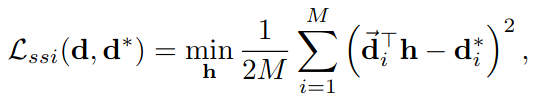
#> input picture ex07/code/img/AE.png, 538 x 102 px
$ python -i vis.py   (imports and definitions only)   (older library calls are emulated)
#> lines starting #> are read from the running program, lines starting #| are printed output that depends on the picture
import functools
import os

import matplotlib.pyplot as plt
import numpy as np
from PIL import Image, ImageDraw, ImageFont

_DEFAULT_FONT_SIZE = 10
_DEFAULT_FONT_PATH = '/tmp/OpenSans-Regular.ttf'
_DEFAULT_FONTS = {_DEFAULT_FONT_SIZE: ImageFont.truetype(_DEFAULT_FONT_PATH,
                                                         _DEFAULT_FONT_SIZE) if os.path.isfile(
        _DEFAULT_FONT_PATH) else None}
_DEFAULT_BBOX_COLOR = (238, 232, 213)
_DEFAULT_BBOX_STROKE = None
_DEFAULT_TEXT_COLOR = (0, 43, 54)
_DEFAULT_CMAP = 'jet'
_DEFAULT_MARKER_COLOR = (255, 0, 0)


def _get_default_font(size=None):
    if size is None:
        if _DEFAULT_FONT_SIZE not in _DEFAULT_FONTS:
            _DEFAULT_FONTS[_DEFAULT_FONT_SIZE] = ImageFont.truetype(_DEFAULT_FONT_PATH,
                                                                    _DEFAULT_FONT_SIZE) if os.path.isfile(
                    _DEFAULT_FONT_PATH) else None
        return _DEFAULT_FONTS[_DEFAULT_FONT_SIZE]
    else:
        return ImageFont.truetype(_DEFAULT_FONT_PATH, size) if os.path.isfile(
                _DEFAULT_FONT_PATH) else None


def _get_cmap(cmap_name):
    cmap = plt.get_cmap(cmap_name)
    return cmap


def _cmap_min_str(cmap_name):
    if cmap_name == 'plasma':
        return 'blue'
    elif cmap_name == 'jet':
        return 'blue'
    elif cmap_name == 'turbo':
        return 'purple'
    elif cmap_name == 'gray':
        return 'black'
    elif cmap_name == 'autumn':
        return 'red'
    elif cmap_name == 'cool':
        return 'blue'
    else:
        ''


def _cmap_max_str(cmap_name):
    if cmap_name == 'plasma':
        return 'yellow'
    elif cmap_name == 'jet':
        return 'red'
    elif cmap_name == 'turbo':
        return 'red'
    elif cmap_name == 'gray':
        return 'white'
    elif cmap_name == 'autumn':
        return 'yellow'
    elif cmap_name == 'cool':
        return 'pink'
    else:
        ''


def _get_marker_range_text(markers, marker_cmap):
    marker_range_text = None
    if markers:  # not None and not empty
        marker_cmap = _DEFAULT_CMAP if marker_cmap is None else marker_cmap
        use_marker_range = all(['score' in marker for marker in markers])
        with np.errstate(divide='ignore', invalid='ignore'):
            min_marker_score_text = np.nanmin(
                    [marker['score'] for marker in markers]) if use_marker_range else None
            max_marker_score_text = np.nanmax(
                    [marker['score'] for marker in markers]) if use_marker_range else None
        is_marker_score_constant = min_marker_score_text == max_marker_score_text if use_marker_range else None

        min_marker_color = _cmap_min_str(marker_cmap)
        max_marker_color = _cmap_max_str(marker_cmap)

        if is_marker_score_constant:
            marker_range_text = f"Markers: Constant: {min_marker_score_text:0.3f}"
        elif use_marker_range:
            marker_range_text = (f"Markers: Min ({min_marker_color}): {min_marker_score_text:0.3f} "
                                 f"Max ({max_marker_color}): {max_marker_score_text:0.3f}")

    return marker_range_text


def _get_draw_text(text, text_off, image_range_text, image_range_text_off, marker_range_text,
                   marker_range_text_off):
    draw_text = ""
    if text is not None and not text_off:
        draw_text += text

        if (
                marker_range_text is not None and not marker_range_text_off) or not image_range_text_off:
            draw_text += "\n"

    if marker_range_text is not None and not marker_range_text_off:
        draw_text += marker_range_text

        if not image_range_text_off:
            draw_text += "\n"

    if not image_range_text_off:
        draw_text += image_range_text

    return draw_text


def _to_img(arr, mode):
    if mode == 'BGR' and arr.ndim == 3:  # convert('BGR') somehow does not work..
        arr = arr[:, :, ::-1]
        mode = 'RGB'

    img = Image.fromarray(arr).convert(mode)

    return img


# [26 lines left out: functions _convert_to_out_format, _apply_out_action, not called in this run]


def np2d(arr, colorize=True,
         clipping=False, upper_clipping_thresh=None, lower_clipping_thresh=None,
         mark_clipping=False, clipping_color=None,
         invalid_values=None, mark_invalid=False, invalid_color=None,
         text=None, cmap=_DEFAULT_CMAP,
         markers=None, marker_radius=None, marker_text_off=False, marker_cmap=_DEFAULT_CMAP,
         ignore_marker_scores=False, min_marker_score=None, max_marker_score=None,
         image_range_text_off=False, image_range_colors_off=False,
         marker_range_text_off=False, text_off=False,
         out_format=None, out_action=None):
    """
    Creates a visualization of a 2d numpy array and returns it as a PIL image.

    Args:
        arr: 2D numpy array.
        colorize: If set to true, the values will be visualized by a colormap, otherwise as gray-values.
        clipping: If true, values above a certain threshold will be clipped before the visualization.
        upper_clipping_thresh: Threshold that is used for clipping the values. If set to False,
        the value mean + 2*std_deviation of the array will be used as threshold. The thresholds are also used
        as limits of the color range.
        lower_clipping_thresh: Threshold that is used for clipping the values. If set to False,
        the value mean - 2*std_deviation of the array will be used as threshold. The thresholds are also used
        as limits of the color range.
        mark_clipping: Mark clipped values with specific colors in the visualization.
        clipping_color: Color for marking clipped values.
        invalid_values: list of values that are invalid (e.g. [0]). If no such values exist, just pass None.
        mark_invalid: Mark invalid (NaN/Inf and all values in the invalid_values list) with
        specific colors in the visualization.
        invalid_color: Color for marking invalid values.
        text: Additional text that is printed on the visualization.
        cmap: Colormap to use for the visualization.
        markers: List of markers, where one marker is a dict with keys xy_pos=(x,y)-coordinate (x is dist to left border, y to top),
        desc=description string, colors=dict with keys marker_color, text_color, bbox_color, bbox_stroke, score).
        Everything except for coordinates can be None.
        marker_radius: Radius for markers.
        marker_text_off: If True, no text information is added to the markers.
        marker_cmap: Colormap to use for the visualization of the markers.
        ignore_marker_scores: If True, scores are never used for coloring the markers.
        min_marker_score: Minimum marker score, used for coloring the markers according to their scores.
        max_marker_score: Maximum marker score, used for coloring the markers according to their scores.
        image_range_text_off: If True, no text information about the range of the image values is added.
        image_range_colors_off:
        marker_range_text_off: If True, no text information about the range of the marker scores is added.
        text_off: If True, the provided text is not added to the image.
        out_format: Dict that describes the format of the output. All such dicts must have 'type' and 'mode' key.
        Currently supported are:
        {'type': 'PIL', 'mode': 'RGB' (see PIL docs for supported modes)} (this is the default format),
        {'type': 'np', 'mode': 'RGB' (see PIL docs for supported modes), 'channels': 'CHW' (or 'HWC'), 'dtype': 'uint8'}.
        out_action: Dict that describes an action on the output. All such dicts must have 'type' key.
        Note that some actions require a specific out_format.
        Currently supported are:
        None,
        {'type': 'show'}.
    """
    arr = arr.astype(np.float32, copy=True)
    cmap_name = _DEFAULT_CMAP if cmap is None else cmap
    out_format = {'type': 'PIL', 'mode': 'RGB'} if out_format is None else out_format
    out_format['mode'] = 'RGB' if 'mode' not in out_format else out_format['mode']

    # Remove additional dimensions of size 1 if required:
    if arr.ndim > 2:
        channel_dim = [i for i in range(arr.ndim) if np.size(arr, i) == 1]
        # if arr.ndim - len(channel_dim) < 2:
        #     print("WARNING: Channel dimensions were ambiguous!")
        arr = arr.squeeze(axis=tuple(channel_dim[:arr.ndim - 2]))

    # Filter out all values that are somehow invalid and set them to 0:
    (arr, invalid_mask, invalid_values_mask, clipping_mask, upper_clipping_mask,
     lower_clipping_mask, upper_clipping_thresh, lower_clipping_thresh) = invalidate_np_array(
            arr, clipping, upper_clipping_thresh, lower_clipping_thresh, invalid_values)

    # Now work only with valid values of the array and make them visualizable (range 0, 256):
    arr_valid_only = np.ma.masked_array(arr, invalid_mask)

    if not clipping:
        min_value = arr_min = float(np.ma.min(arr_valid_only))
        max_value = arr_max = float(np.ma.max(arr_valid_only))
    else:
        min_value = float(lower_clipping_thresh)
        max_value = float(upper_clipping_thresh)
        arr_min = float(np.ma.min(arr_valid_only))
        arr_max = float(np.ma.max(arr_valid_only))

    min_max_diff = max_value - min_value
    is_constant = (max_value == min_value)

    if is_constant:
        if min_value == 0:  # array is constant 0
            arr_valid_only *= 0
        else:
            arr_valid_only /= min_value
            arr_valid_only *= 255.0
    else:
        arr_valid_only -= min_value
        arr_valid_only /= min_max_diff
        arr_valid_only *= 255.0

    arr = arr.astype(np.uint8)

    # Now make some (r,g,b) values out of the (0, 255) values:
    if colorize:
        cmap = _get_cmap(cmap_name)
        arr = np.uint8(cmap(arr) * 255)[:, :, 0:3]

        if mark_invalid:
            invalid_color = np.array([0, 0, 0]) if invalid_color is None else invalid_color
            arr[invalid_values_mask] = invalid_color

        if clipping:
            if mark_clipping:
                clipping_color = np.array(
                        [255, 255, 255]) if clipping_color is None else clipping_color
                arr[clipping_mask] = clipping_color
            else:
                min_color = np.uint8(cmap([0.0]) * 255)[:, 0:3]
                max_color = np.uint8(cmap([1.0]) * 255)[:, 0:3]
                arr[upper_clipping_mask] = max_color
                arr[lower_clipping_mask] = min_color

    else:
        arr = np.stack([arr, arr, arr], axis=-1)

        if mark_invalid:
            invalid_color = np.array([2, 10, 30]) if invalid_color is None else invalid_color
            arr[invalid_values_mask] = invalid_color

        if clipping:
            if mark_clipping:
                clipping_color = np.array(
                        [67, 50, 54]) if clipping_color is None else clipping_color
                arr[clipping_mask] = clipping_color
            else:
                min_color = np.array([0, 0, 0])
                max_color = np.array([255, 255, 255])
                arr[upper_clipping_mask] = max_color
                arr[lower_clipping_mask] = min_color

    img = _to_img(arr=arr, mode=out_format['mode'])

    marker_range_text = _get_marker_range_text(markers=markers, marker_cmap=marker_cmap)
    min_color = "black" if not colorize else _cmap_min_str(cmap_name)
    max_color = "white" if not colorize else _cmap_max_str(cmap_name)
    if image_range_colors_off:
        image_range_text = "Image: Constant: %0.3f" % min_value if is_constant else "Min: %0.3f Max: %0.3f" % (
                arr_min, arr_max)
    else:
        image_range_text = "Image: Constant: %0.3f" % min_value if is_constant else "Min (%s): %0.3f Max (%s): %0.3f" % (
                min_color, arr_min, max_color, arr_max)

    draw_text = _get_draw_text(text, text_off, image_range_text, image_range_text_off,
                               marker_range_text,
                               marker_range_text_off)

    orig_height = img.height
    img = add_text_to_img(img=img, text=draw_text, xy_leftbottom=(5, 5))
    scale = img.height / orig_height

    if markers:  # not None and not empty
        if scale != 1.0:
            markers = [marker.copy() for marker in markers]
            for marker in markers:
                marker['xy_pos'] = (marker['xy_pos'][0] * scale, marker['xy_pos'][1] * scale)
        add_markers_to_img(img=img, markers=markers, marker_radius=marker_radius,
                           marker_text_off=marker_text_off,
                           cmap=marker_cmap, ignore_scores=ignore_marker_scores,
                           min_score=min_marker_score,
                           max_score=max_marker_score)

    out = _convert_to_out_format(img, out_format)
    _apply_out_action(out=out, out_action=out_action, out_format=out_format)

    return out


# [123 lines left out: functions np3d, get_cmap_color, not called in this run]


def add_text_to_img(img, text,
                    xy_lefttop=None, xy_leftbottom=None,
                    x_abs_shift=None, y_abs_shift=None, x_rel_shift=None, y_rel_shift=None,
                    do_resize=True, resize_xy=False, max_resize_factor=None,
                    text_color=None, font=None, font_size=None,
                    bbox_color=_DEFAULT_BBOX_COLOR, bbox_stroke=_DEFAULT_BBOX_STROKE):
    """
    Add a text, optionally in a bounding box, to a PIL image.

    Upscales the image to fit the text if necessary. Note: in this case, a copy of the image is returned!

    Args:
        img: Image.
        text: Text. Can span multiple lines via '\n'.
        xy_lefttop: (x,y)-coordinate of the top-left-corner of the text. x is distance to left border, y to top.
        Either xy_lefttop or xy_leftbottom must not be None.
        xy_leftbottom: (x,y)-coordinate of the bottom-left-corner of the text. x is distance to left border, y to bottom.
        Either xy_lefttop or xy_leftbottom must not be None.
        x_abs_shift: Absolute offset in x direction to shift the text.
        y_abs_shift: Absolute offset in y direction to shift the text.
        x_rel_shift: Relative offset in x direction to shift the text.
        y_rel_shift: Relative offset in y direction to shift the text.
        do_resize: Specifies whether the image should be resized to fit the text.
        resize_xy: Specifies whether the (x,y)-position should be adjusted to the resize.
        max_resize_factor: Specifies the maximum factor for resizing the image.
        font: Font to be used for the text. If None, the default font will be used.
        font_size: Font size. If font is supplied, this parameter is ignored.
        text_color: (r,g,b) color for the text. If not set, default will be used.
        bbox_color: (r,g,b) color for a bbox to be drawn around the text. If not set, default will be used.
        bbox_stroke: (r,g,b) color for a bbox to be drawn around the text. If not set, default will be used.
    """

    if text == "":
        return img

    text_color = _DEFAULT_TEXT_COLOR if text_color is None else text_color
    font = _get_default_font(size=font_size) if font is None else font
    draw = ImageDraw.Draw(img)
    text_size = draw.multiline_textsize(text=text, font=font)  # (width, height)

    # shift xy pos according to xy_abs/rel_shifts:
    x_shift = (x_rel_shift * text_size[0] if x_rel_shift is not None else 0) + (
            x_abs_shift if x_abs_shift is not None else 0)
    y_shift = (y_rel_shift * text_size[1] if y_rel_shift is not None else 0) + (
            y_abs_shift if y_abs_shift is not None else 0)

    if xy_lefttop is not None:
        xy_lefttop = (xy_lefttop[0] + x_shift, xy_lefttop[1] + y_shift)

    if xy_leftbottom is not None:
        xy_leftbottom = (xy_leftbottom[0] + x_shift, xy_leftbottom[1] + y_shift)

    resized = False
    if do_resize:
        resize_factor = 1.0
        if xy_lefttop is not None:
            while img.width < text_size[0] + xy_lefttop[0] or img.height < text_size[1] +\
                    xy_lefttop[1]:
                if max_resize_factor is not None and resize_factor * 2 > max_resize_factor:
                    break

                img = img.resize(size=(img.width * 2, img.height * 2), resample=Image.NEAREST)

                xy_lefttop = (xy_lefttop[0] * 2, xy_lefttop[1] * 2) if resize_xy else xy_lefttop

                resize_factor *= 2
                resized = True
        else:
            while img.width < text_size[0] + xy_leftbottom[0] or img.height < text_size[1] +\
                    xy_leftbottom[1]:
                if max_resize_factor is not None and resize_factor * 2 > max_resize_factor:
                    break

                img = img.resize(size=(img.width * 2, img.height * 2), resample=Image.NEAREST)

                xy_leftbottom = (
                        xy_leftbottom[0] * 2, xy_leftbottom[1] * 2) if resize_xy else xy_leftbottom

                resize_factor *= 2
                resized = True

    if xy_lefttop is None:
        xy_lefttop = (xy_leftbottom[0], img.height - xy_leftbottom[1] - text_size[1])

    draw = ImageDraw.Draw(img) if resized else draw

    if bbox_color is not None or bbox_stroke is not None:
        bbox_space = text_size[1] * 0.1
        # bbox = ([(xy_lefttop[0] - bbox_space, xy_lefttop[1] - bbox_space), (text_size[0] + xy_lefttop[0] + bbox_space + 1, text_size[1] + xy_lefttop[1] + bbox_space + 1)])
        # removed bbox space from top because somehow the text size estimates seemed to be slightly off anyways
        bbox = ([(xy_lefttop[0] - bbox_space, xy_lefttop[1]),
                 (text_size[0] + xy_lefttop[0] + bbox_space + 1,
                  text_size[1] + xy_lefttop[1] + bbox_space + 1)])
        draw.rectangle(bbox, bbox_color, bbox_stroke)

    draw.multiline_text(xy=xy_lefttop, text=text, fill=text_color, font=font)

    return img


# [374 lines left out: functions add_markers_to_img, _make_colorwheel, _visualize_np_flow_array, _visualize_np_rgb_array, not called in this run]


def invalidate_np_array(arr, clipping=False, upper_clipping_thresh=None, lower_clipping_thresh=None,
                        invalid_values=None):
    """
    Sets non-finite values (inf / nan), values that should be clipped (above / below some threshold), and specific values to 0.

    Can be used with arrays of arbitrary shapes. However, all filtering performs on single values only. So, for filtering
    values across multiple channels you have to split the array and filter each channel separately.
    """
    invalid_values_mask = np.isinf(arr) | np.isnan(arr)
    if invalid_values is not None:
        invalid_values_mask = invalid_values_mask | np.isin(arr, invalid_values)

    if clipping:
        if upper_clipping_thresh is None or lower_clipping_thresh is None:
            mean = np.nanmean(arr[~invalid_values_mask])
            std = np.nanstd(arr[~invalid_values_mask])
            all_values_invalid = np.all(invalid_values_mask)

            if upper_clipping_thresh is None:
                upper_clipping_thresh = min(np.nanmax(arr[~invalid_values_mask]),
                                            mean + 2 * std) if not all_values_invalid else np.nan
            if lower_clipping_thresh is None:
                lower_clipping_thresh = max(np.nanmin(arr[~invalid_values_mask]),
                                            mean - 2 * std) if not all_values_invalid else np.nan

        with np.errstate(invalid='ignore'):
            upper_clipping_mask = np.logical_and((arr > upper_clipping_thresh),
                                                 ~invalid_values_mask)
            lower_clipping_mask = np.logical_and((arr < lower_clipping_thresh),
                                                 ~invalid_values_mask)
        clipping_mask = upper_clipping_mask | lower_clipping_mask  # True = value should be clipped
    else:
        clipping_mask = np.zeros_like(arr,
                                      dtype='bool')  # All False because no values should be clipped
        upper_clipping_mask = clipping_mask
        lower_clipping_mask = clipping_mask

    invalid_mask = invalid_values_mask | clipping_mask
    arr[invalid_mask] = 0

    return arr, invalid_mask, invalid_values_mask, clipping_mask, upper_clipping_mask, lower_clipping_mask, upper_clipping_thresh, lower_clipping_thresh


# Simple aliases:
np2ds = functools.partial(np2d, out_action='show')
np3ds = functools.partial(np3d, out_action='show')

>>> import cv2
>>> picture = cv2.imread('../../ex07/code/img/AE.png', cv2.IMREAD_GRAYSCALE)
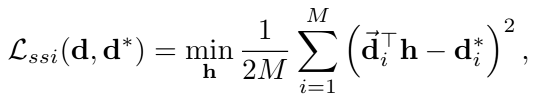
#> picture: shape (102, 538); min 0, max 255, mean 243.8
>>> result = np2d(picture)
#> in invalidate_np_array, `invalid_values_mask = np.isinf(arr) | np.isnan(arr)`: invalid_values_mask: shape (102, 538) bool; every value is 0
#> in np2d, `min_value = arr_min = float(np.ma.min(arr_valid_only))`: min_value = 0
#> in np2d, `max_value = arr_max = float(np.ma.max(arr_valid_only))`: max_value = 255
#> in np2d, `is_constant = (max_value == min_value)`: is_constant = False
#> in np2d, `arr = np.uint8(cmap(arr) * 255)[:, :, 0:3]`:
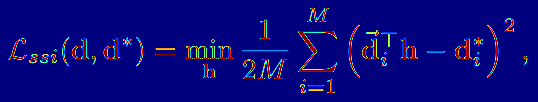
#> arr: shape (102, 538, 3); mean of channels 0, 1, 2 125, 6.6, 8.4; drawn as B, G, R
#> in np2d, `image_range_text = "Image: Constant: %0.3f" % min_value if is_constant..`: image_range_text = 'Min (blue): 0.000 Max (red): 255.000'
#> (the run stopped early here; a loop or call above may not have finished)

$ run again, on ex07/code/img/AE2.png
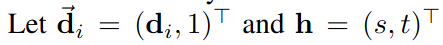
#> input picture ex07/code/img/AE2.png, 443 x 45 px
#> `picture = cv2.imread('../../ex07/code/img/AE.png', cv2.IMREAD_GRAYSCALE)`:
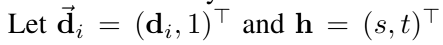
#> picture: shape (45, 443); min 0, max 255, mean 237.6
#> invalid_values_mask: shape (45, 443) bool; every value is 0
#> min_value = 0
#> max_value = 255
#> is_constant = False
#> in np2d, `arr = np.uint8(cmap(arr) * 255)[:, :, 0:3]`:
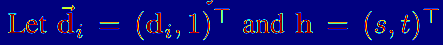
#> arr: shape (45, 443, 3); mean of channels 0, 1, 2 124.4, 10.6, 13.2; drawn as B, G, R
#> image_range_text = 'Min (blue): 0.000 Max (red): 255.000'
